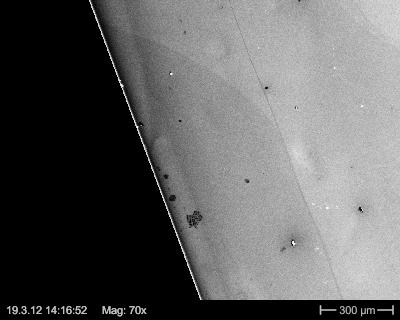
#> input picture new_method/1.jpg, 400 x 320 px, found by its file name
$ python initialisation.py
#> lines starting #> are read from the running program, lines starting #| are printed output that depends on the picture
### new_method/functions.py
from sklearn.preprocessing import PolynomialFeatures
from sklearn.linear_model import LinearRegression
from sklearn.pipeline import make_pipeline
from sklearn.model_selection import validation_curve, GridSearchCV
from sklearn.metrics import r2_score

import numpy as np
import matplotlib.pyplot as plt

def scatter_plot(array):
    rows, cols = array.shape
    I = []
    J = []
    for i in range(rows):
        for j in range(cols):
            if array[i,j] == 255:
                I.append(i)
                J.append(j)
    return I,J

def PolynomialRegression(degree):
    return make_pipeline(PolynomialFeatures(degree), LinearRegression())


# [29 lines left out: functions plot_validation_curve, get_best_degree, fit_equation, not called in this run]

# [2 lines that do not run on import are left out]

### new_method/initialisation.py
import cv2
from functions import *


### Edge Detection
# Read Img
img = cv2.imread('new_method/1.jpg')
#> img is the input picture: shape (320, 400, 3); min 0, max 255, mean 96

# Blur the img
gaussian = cv2.GaussianBlur(img, (7,7), 0)
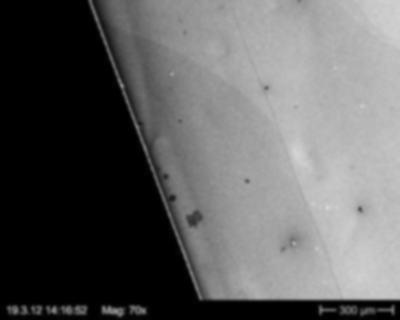
#> gaussian: shape (320, 400, 3); min 0, max 214, mean 96

edges_gaussian = cv2.Canny(gaussian, threshold1=20, threshold2=40)
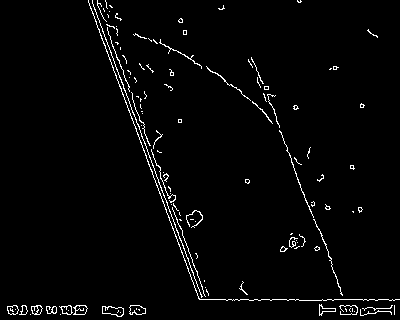
#> edges_gaussian: shape (320, 400); 2.4% white in thin lines or dots

fig, ax = plt.subplots(1, 2)
ax[0].imshow(img)
ax[0].set_title('Original Image')
ax[1].imshow(edges_gaussian)
ax[1].set_title('Canny Edge Detection')
plt.tight_layout(pad=1.7)
plt.show()
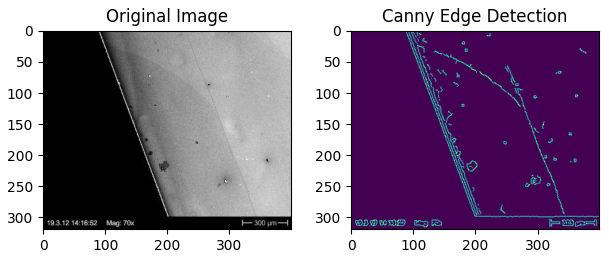
#> figure drawn by matplotlib, 2 panels
###

### Convert the edge detection to a scatter plot
X, Y = scatter_plot(edges_gaussian)
#> X = 3098 values from 0 to 316; Y = 3098 values, max 399 at index 2423, min 7 at index 2539, mean 199.5
###

### Select 3 points
plt.waitforbuttonpress()
while True:
    points = []
    while len(points) < 5:
        plt.title("Select 15 points with the mouse")
        plt.scatter(X, Y)
#> (the run stopped early here; a loop or call above may not have finished)
